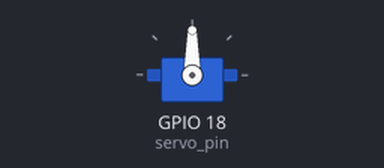
This program was run on a simulated Raspberry Pi (BCM pin numbers). On the bench: servo. Servo angles are drawn from the pulse width (0.5 ms = 0°, 2.5 ms = 180°). At 3.4 s the program stops and its outputs stay as they are.

Above: at 0.1 s.
At 1.3 s:
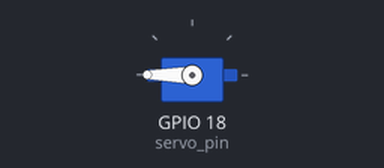
Timing chart, 0 to 2.9 s (numbered marks = the images above):
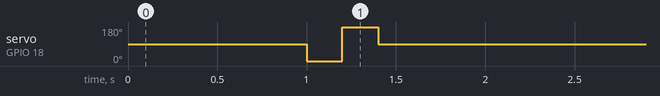

Measured:
- by itself, servo on GPIO 18 (servo_pin): 90° → 0° at 1.0 s, → 180° 0.20 s later, → 90° 0.20 s later

The program:

sg90_conti_test.py
```python
import RPi.GPIO as GPIO
import time

servo_pin = 18

GPIO.setmode(GPIO.BCM)
GPIO.setup(servo_pin,GPIO.OUT)

pwm = GPIO.PWM(servo_pin,50)
pwm.start(7.5)

time.sleep(1)

pwm.ChangeDutyCycle(2.5)
time.sleep(0.2)
pwm.ChangeDutyCycle(12.5)
time.sleep(0.2)
pwm.ChangeDutyCycle(7.5)

time.sleep(2)
pwm.stop()
GPIO.cleanup()
```
